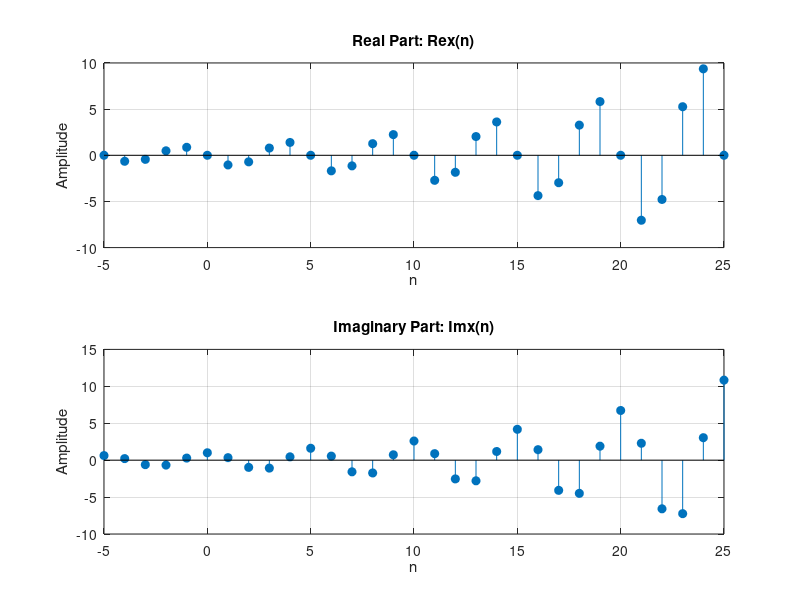

Write the MATLAB code that produced this figure.
% Define range
n = -5:25;

% Parameters
a = 1.1;          % a > 1 (growing)
w = 0.4*pi;       % frequency
phi = pi/2;          % phase

% Full complex exponential
x = (a.^n) .* exp(1j*(w*n + phi));

% -------- Plot --------
figure;

% Real part
subplot(2,1,1);
stem(n, real(x), 'filled');
hold on;
%plot(n, zeros(size(n)), 'k');
title('Real Part: Re{x(n)}');
xlabel('n');
ylabel('Amplitude');
grid on;

% Imaginary part
subplot(2,1,2);
stem(n, imag(x), 'filled');
hold on;
%plot(n, zeros(size(n)), 'k');
title('Imaginary Part: Im{x(n)}');
xlabel('n');
ylabel('Amplitude');
grid on;
